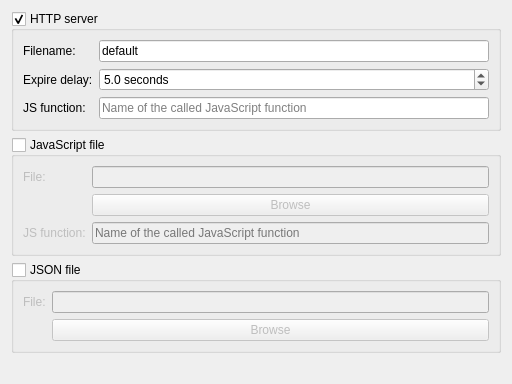
<?xml version="1.0" encoding="UTF-8"?>
<ui version="4.0">
 <class>TargetTabSetupWidget</class>
 <widget class="QWidget" name="TargetTabSetupWidget">
  <property name="geometry">
   <rect>
    <x>0</x>
    <y>0</y>
    <width>512</width>
    <height>384</height>
   </rect>
  </property>
  <layout class="QVBoxLayout" name="verticalLayout_2">
   <item>
    <widget class="QGroupBox" name="m_gHttpGroup">
     <property name="toolTip">
      <string>Push data to HTTP server</string>
     </property>
     <property name="title">
      <string>HTTP server</string>
     </property>
     <property name="checkable">
      <bool>true</bool>
     </property>
     <property name="checked">
      <bool>true</bool>
     </property>
     <layout class="QFormLayout" name="formLayout_2">
      <item row="0" column="0">
       <widget class="QLabel" name="label_2">
        <property name="text">
         <string>Filename:</string>
        </property>
       </widget>
      </item>
      <item row="0" column="1">
       <widget class="QLineEdit" name="m_gHttpFilename">
        <property name="toolTip">
         <string>&lt;b&gt;URI without '/' prefix and without extension&lt;/b&gt;&lt;br/&gt;
Allowed characters are: &lt;b&gt;A-Z a-z 0-9 _ - . /&lt;/b&gt;&lt;br/&gt;
Examples:&lt;br/&gt;
&lt;i&gt;&lt;b&gt;default&lt;/b&gt;&lt;/i&gt; =&gt; &lt;i&gt;http://localhost:42317/&lt;b&gt;default&lt;/b&gt;.js&lt;/i&gt; or &lt;i&gt;http://localhost/&lt;b&gt;default&lt;/b&gt;.json&lt;/i&gt;&lt;br/&gt;
&lt;i&gt;&lt;b&gt;gps1/data&lt;/b&gt;&lt;/i&gt; =&gt; &lt;i&gt;http://localhost:42317/&lt;b&gt;gps1/data&lt;/b&gt;.js&lt;/i&gt; or &lt;i&gt;http://localhost/&lt;b&gt;gps1/data&lt;/b&gt;.json&lt;/i&gt;</string>
        </property>
        <property name="text">
         <string notr="true">default</string>
        </property>
        <property name="placeholderText">
         <string>URI without '/' prefix and without extension</string>
        </property>
       </widget>
      </item>
      <item row="1" column="0">
       <widget class="QLabel" name="label_7">
        <property name="text">
         <string>Expire delay:</string>
        </property>
       </widget>
      </item>
      <item row="1" column="1">
       <widget class="QDoubleSpinBox" name="m_gHttpExpire">
        <property name="toolTip">
         <string>&lt;b&gt;Delay before unrefreshed data become obsolete.&lt;/b&gt;&lt;br/&gt;
After this delay, the HTTP server will return a &lt;i&gt;504 Gateway Time-out&lt;/i&gt; status.&lt;br/&gt;
Setting this to 0.0 means that data never expire.</string>
        </property>
        <property name="suffix">
         <string> seconds</string>
        </property>
        <property name="decimals">
         <number>1</number>
        </property>
        <property name="maximum">
         <double>65535.000000000000000</double>
        </property>
        <property name="singleStep">
         <double>0.100000000000000</double>
        </property>
        <property name="value">
         <double>5.000000000000000</double>
        </property>
       </widget>
      </item>
      <item row="2" column="0">
       <widget class="QLabel" name="label_3">
        <property name="text">
         <string>JS function:</string>
        </property>
       </widget>
      </item>
      <item row="2" column="1">
       <widget class="QLineEdit" name="m_gHttpFunction">
        <property name="toolTip">
         <string>&lt;b&gt;Name of the called JavaScript function&lt;/b&gt;&lt;br/&gt;
Empty this field if you want the JS object alone.&lt;br/&gt;
Example: &lt;i&gt;&lt;b&gt;refreshGpsData&lt;/b&gt;&lt;/i&gt; will produce a code similar to
&lt;pre style=&quot;margin:0px;&quot;&gt;&lt;b&gt;refreshGpsData&lt;/b&gt;( { ..... } );&lt;/pre&gt;</string>
        </property>
        <property name="placeholderText">
         <string>Name of the called JavaScript function</string>
        </property>
       </widget>
      </item>
     </layout>
    </widget>
   </item>
   <item>
    <widget class="QGroupBox" name="m_gJavascriptGroup">
     <property name="toolTip">
      <string>Save data into JavaScript file</string>
     </property>
     <property name="title">
      <string>JavaScript file</string>
     </property>
     <property name="checkable">
      <bool>true</bool>
     </property>
     <property name="checked">
      <bool>false</bool>
     </property>
     <layout class="QFormLayout" name="formLayout_3">
      <item row="0" column="0">
       <widget class="QLabel" name="label_4">
        <property name="text">
         <string>File:</string>
        </property>
       </widget>
      </item>
      <item row="0" column="1">
       <widget class="QLineEdit" name="m_gJavascriptFilename">
        <property name="toolTip">
         <string>Target file</string>
        </property>
       </widget>
      </item>
      <item row="1" column="1">
       <widget class="QPushButton" name="m_btnJavascriptBrowse">
        <property name="toolTip">
         <string>Browse target file</string>
        </property>
        <property name="text">
         <string>Browse</string>
        </property>
       </widget>
      </item>
      <item row="2" column="0">
       <widget class="QLabel" name="label_5">
        <property name="text">
         <string>JS function:</string>
        </property>
       </widget>
      </item>
      <item row="2" column="1">
       <widget class="QLineEdit" name="m_gJavascriptFunction">
        <property name="toolTip">
         <string>&lt;b&gt;Name of the called JavaScript function&lt;/b&gt;&lt;br/&gt;
Empty this field if you want the JS object alone.&lt;br/&gt;
Example: &lt;i&gt;&lt;b&gt;refreshGpsData&lt;/b&gt;&lt;/i&gt; will produce a code similar to
&lt;pre style=&quot;margin:0px;&quot;&gt;&lt;b&gt;refreshGpsData&lt;/b&gt;( { ..... } );&lt;/pre&gt;</string>
        </property>
        <property name="placeholderText">
         <string>Name of the called JavaScript function</string>
        </property>
       </widget>
      </item>
     </layout>
    </widget>
   </item>
   <item>
    <widget class="QGroupBox" name="m_gJsonGroup">
     <property name="toolTip">
      <string>Save data into JSON file</string>
     </property>
     <property name="title">
      <string>JSON file</string>
     </property>
     <property name="checkable">
      <bool>true</bool>
     </property>
     <property name="checked">
      <bool>false</bool>
     </property>
     <layout class="QFormLayout" name="formLayout_4">
      <item row="0" column="0">
       <widget class="QLabel" name="label_6">
        <property name="text">
         <string>File:</string>
        </property>
       </widget>
      </item>
      <item row="0" column="1">
       <widget class="QLineEdit" name="m_gJsonFilename">
        <property name="toolTip">
         <string>Target file</string>
        </property>
       </widget>
      </item>
      <item row="1" column="1">
       <widget class="QPushButton" name="m_btnJsonBrowse">
        <property name="toolTip">
         <string>Browse target file</string>
        </property>
        <property name="text">
         <string>Browse</string>
        </property>
       </widget>
      </item>
     </layout>
    </widget>
   </item>
   <item>
    <spacer name="verticalSpacer">
     <property name="orientation">
      <enum>Qt::Vertical</enum>
     </property>
     <property name="sizeHint" stdset="0">
      <size>
       <width>20</width>
       <height>40</height>
      </size>
     </property>
    </spacer>
   </item>
  </layout>
 </widget>
 <resources/>
 <connections/>
</ui>
